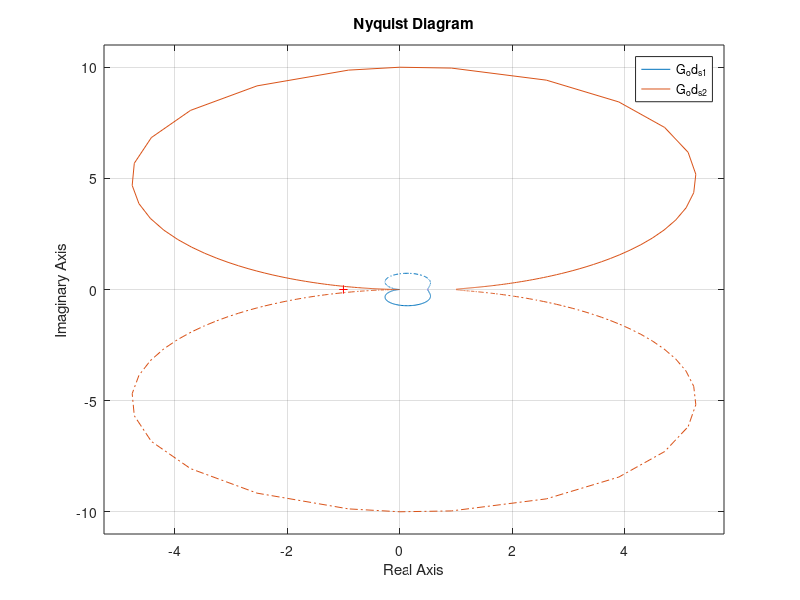

MATLAB code to generate this figure:
G_od_s_1 = tf([1],[1 1 2]); % układ pierwszy
G_od_s_2 = tf([1],[1 -0.1 1]); % układ drugi
nyquist(G_od_s_1, G_od_s_2) % sprawdzanie stabliności
% obydwa wykresy nie obejmuja pkt (-1,0) więc będą stabilne